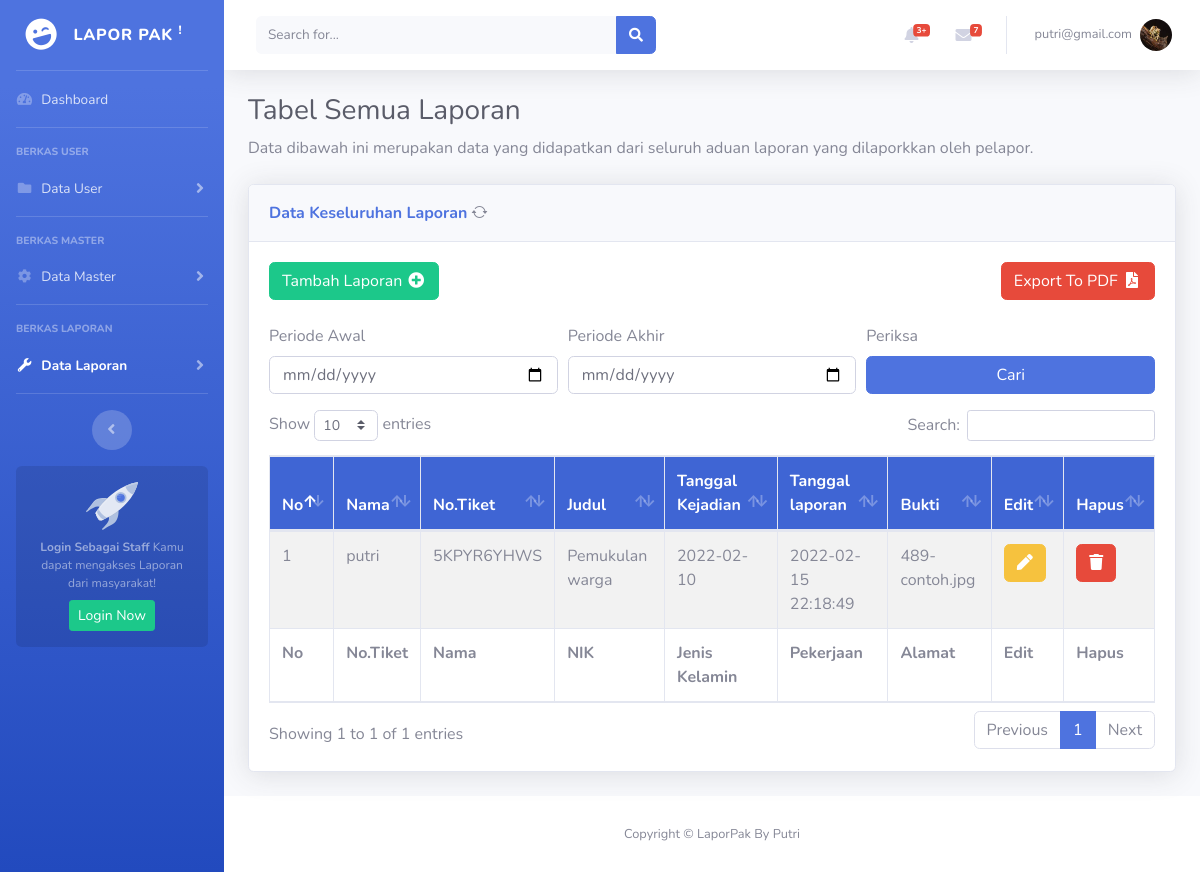
Page /superadmin/laporan-semua.php (signed in) on the earlier database version.
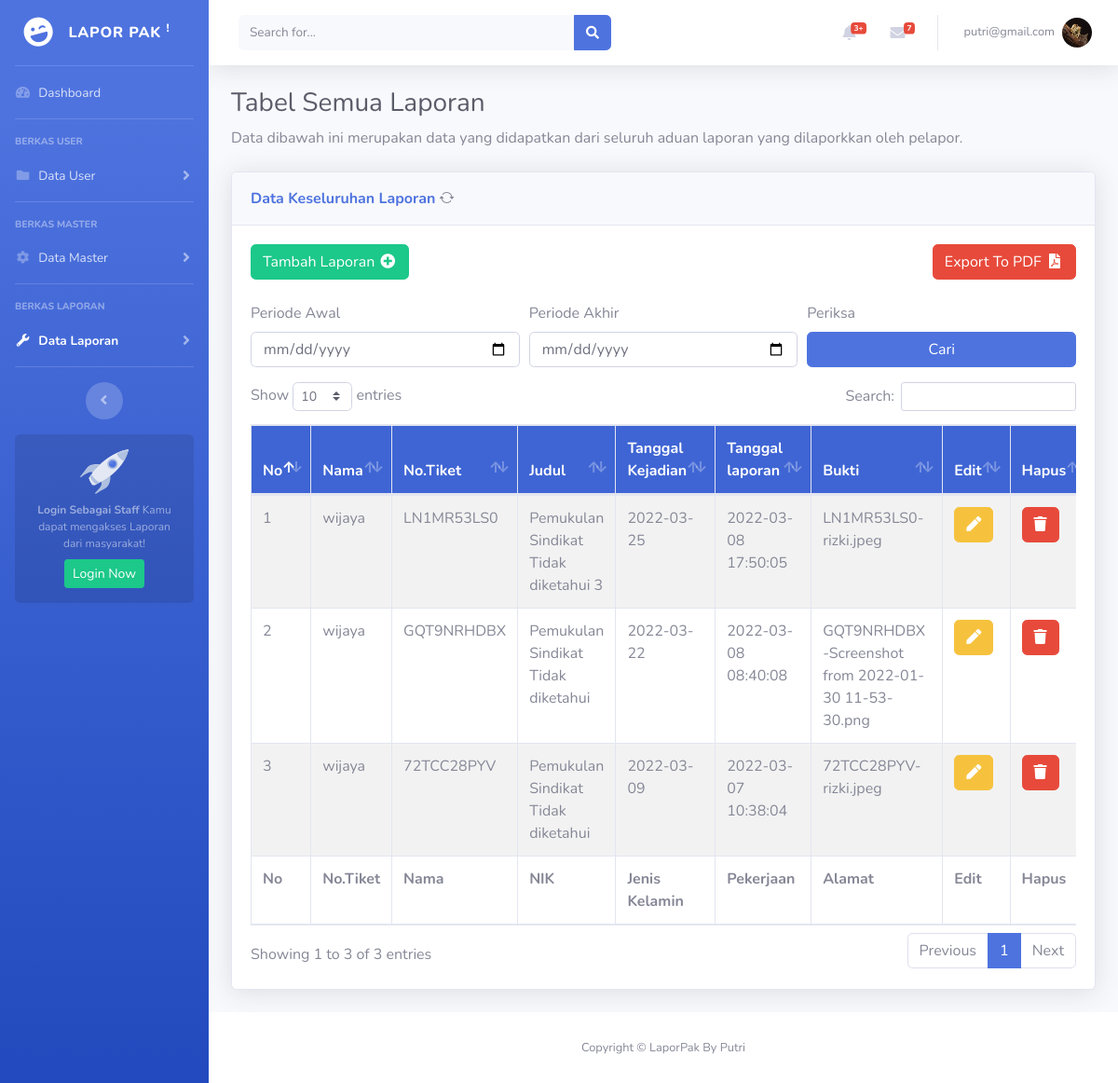
Same page on the later database version.
### tables this page shows
CREATE TABLE `detail_laporan` (
  `id_detail_laporan` int(11) NOT NULL,
  `id_klasifikasi` int(11) DEFAULT NULL,
  `no_tiket` varchar(300) DEFAULT NULL,
  `judul_laporan` text DEFAULT NULL,
  `isi_laporan` text DEFAULT NULL,
  `id_user` int(11) DEFAULT NULL,
  `tanggal_kejadian` date DEFAULT NULL,
  `lokasi_kejadian` text DEFAULT NULL,
  `tanggal` datetime DEFAULT current_timestamp(),
  `saksi` varchar(100) DEFAULT NULL,
  `lampiran_bukti` text DEFAULT NULL
);

CREATE TABLE `user` (
  `id_user` int(11) NOT NULL,
  `email` varchar(100) NOT NULL,
  `nama` varchar(100) NOT NULL,
  `jenis_kelamin` varchar(100) NOT NULL,
  `nik` int(200) NOT NULL,
  `alamat` text NOT NULL,
  `tmp_lahir` varchar(300) NOT NULL,
  `tgl_lahir` date NOT NULL,
  `no_tlp` varchar(15) NOT NULL,
  `agama` varchar(100) NOT NULL,
  `pekerjaan` varchar(100) NOT NULL,
  `foto` varchar(300) NOT NULL
);

### superadmin/laporan-semua.php (the view)
<?php
$page = "semua";
include 'header.php';
?>
<div class="container-fluid">
    <h1 class="h3 mb-2 text-gray-800">Tabel Semua Laporan</h1>
    <p class="mb-4">Data dibawah ini merupakan data yang didapatkan dari seluruh aduan laporan yang dilaporkkan oleh pelapor.</p>
    <div class="card shadow mb-4">
        <div class="card-header py-3">
            <a class="form-row d-flex justify-left">
                <a href="laporan-semua.php" class="m-0 font-weight-bold text-primary wa-20 ">Data Keseluruhan Laporan</a>
                <i class="bi bi-arrow-repeat"></i>
            </a>
        </div>
        <div class="card-body">
            <div class="table-responsive table-striped">
                <div class="d-flex justify-content-between">
                    <a class="btn btn-success w-15 " href="form-add-laporan.php">Tambah Laporan <i class="fas fa-fw fa-plus-circle"></i>
                    </a>
                    <a class="btn btn-danger w-15 " href="">Export To PDF <i class="fas fa-fw fa-file-pdf"></i>
                    </a>
                </div>
                <br>
                <form action="laporan-semua.php" method="get">
                    <div class="form-row">
                        <div class="form-group col-sm-4">
                            <label for="p_awal">Periode Awal</label>
                            <input type="date" class="form-control" name="p_awal" id="p_awal">
                        </div>
                        <div class="form-group col-sm-4">
                            <label for="p_akhir">Periode Akhir</label>
                            <input type="date" class="form-control" name="p_akhir" id="p_akhir">
                        </div>
                        <div class="form-group col-sm-4">
                            <label for="p_akhir">Periksa</label>
                            <input class="btn btn-primary btn-block  " name="mencari " type="submit" value="Cari">
                        </div>
                </form>
            </div>
            <table class="table table-bordered" id="dataTable" width="100%" cellspacing="0">
                <thead style="background-color: #3f65d4; color: #FFFFFF;">
                    <tr>
                        <th>No</th>
                        <th>Nama</th>
                        <th>No.Tiket</th>
                        <th>Judul</th>
                        <th>Tanggal Kejadian</th>
                        <th>Tanggal laporan</th>
                        <th>Bukti</th>
                        <th>Edit</th>
                        <th>Hapus</th>
                    </tr>
                <tfoot>
                    <tr>
                        <th>No</th>
                        <th>No.Tiket</th>
                        <th>Nama</th>
                        <th>NIK</th>
                        <th>Jenis Kelamin</th>
                        <th>Pekerjaan</th>
                        <th>Alamat</th>
                        <th>Edit</th>
                        <th>Hapus</th>
                    </tr>
                </tfoot>
                <tbody>
                    <?php
                    include "../koneksi.php";
                    if (isset($_GET['p_awal']) && isset($_GET['p_akhir'])) {
                        $query = mysqli_query($konek, "SELECT * FROM detail_laporan WHERE tanggal BETWEEN '" . $_GET['p_awal'] . "' and '" . $_GET['p_akhir'] . "'") or die("SQL Anda Salah");
                    } else {
                        $sql = "SELECT d.*, u.* FROM detail_laporan d JOIN user u WHERE d.id_user = u.id_user group by d.id_detail_laporan DESC";
                        $query = mysqli_query($konek, $sql) or die("SQL Anda Salah");
                    }
                    $nomor = 0;
                    while ($data = mysqli_fetch_array($query)) {
                        $nomor++;
                    ?>
                        <tr>
                            <td><?= $nomor ?></td>
                            <td><?= $data['nama'] ?></td>
                            <td><?= $data['no_tiket'] ?></td>
                            <td><?= $data['judul_laporan'] ?></td>
                            <td><?= $data['tanggal_kejadian'] ?></td>
                            <td><?= $data['tanggal'] ?></td>
                            <td><?= $data['lampiran_bukti'] ?></td>
                            <td><a href='form-update-laporan.php?no_tiket=<?php echo $data['no_tiket']; ?>' class='btn btn-warning '><i class="fas fa-pen"></i></a>
                            </td>
                            <td><a href='delete/laporan.php?no_tiket=<?php echo $data['no_tiket']; ?>' class='btn btn-danger '><i class="fas fa-trash"></i></a>
                            </td>
                        </tr>
                    <?php } ?>
                </tbody>
            </table>
        </div>
    </div>
</div>
</div>
</div>
<?php
include 'footer.php';
?>

### superadmin/header.php (shortened to what this page needs)
<?php
$email = $_SESSION['email'];
$foto = $_SESSION['foto'];
?>
<!DOCTYPE html>
<html lang="en">
<head>
    <link href="../Boostrap/boostrap/vendor/fontawesome-free/css/all.min.css" rel="stylesheet" type="text/css">
    <link rel="stylesheet" href="https://cdn.jsdelivr.net/npm/bootstrap-icons@1.7.0/font/bootstrap-icons.css">
    <link href="../Boostrap/boostrap/css/sb-admin-2.min.css" rel="stylesheet">
    <link href="../Boostrap/boostrap/vendor/datatables/dataTables.bootstrap4.min.css" rel="stylesheet">
</head>
<body id="page-top">
    <div id="wrapper">
        <ul class="navbar-nav bg-gradient-primary sidebar sidebar-dark accordion" id="accordionSidebar">
            <a class="sidebar-brand d-flex align-items-center justify-content-center" href="index.php">
                <div class="sidebar-brand-icon rotate-n-15">
                    <i class="fas fa-laugh-wink"></i>
                </div>
                <div class="sidebar-brand-text mx-3">LAPOR PAK <sup>!</sup></div>
            </a>
            <hr class="sidebar-divider my-0">
            <li class="nav-item <?php if ($page == "index") echo "active"; ?>">
                <a class="nav-link" href="index.php">
                    <i class="fas fa-fw fa-tachometer-alt"></i>
                    <span>Dashboard</span></a>
            </li>
            <hr class="sidebar-divider">
            <div class="sidebar-heading">
                Berkas User
            </div>
            <li class="nav-item <?php if ($page == "staff") {
                                    echo "active";
                                } elseif ($page == "kepala") {
                                    echo "active";
                                } elseif ($page == "user") {
                                    echo "active";
                                } elseif ($page == "su") {
                                    echo "active";
                                } else {
                                    echo "";
                                } ?>">
                <a class="nav-link collapsed" data-toggle="collapse" data-target="#collapsePages" aria-expanded="true" aria-controls="collapsePages">
                    <i class="fas fa-fw fa-folder"></i>
                    <span>Data User</span>
                </a>
            </li>
            <hr class="sidebar-divider">
            <div class="sidebar-heading">
                Berkas Master
            </div>
            <li class="nav-item <?php if ($page == "klasifikasi") {
                                    echo "active";
                                } elseif ($page == "status") {
                                    echo "active";
                                } elseif ($page == "tindakan") {
                                    echo "active";
                                }else {
                                    echo "";
                                } ?>">
                <a class="nav-link collapsed" href="#" data-toggle="collapse" data-target="#collapseTwo" aria-expanded="true" aria-controls="collapseTwo">
                    <i class="fas fa-fw fa-cog"></i>
                    <span>Data Master</span>
                </a>
            </li>
            <hr class="sidebar-divider">
            <div class="sidebar-heading">
                Berkas Laporan
            </div>
            <li class="nav-item <?php if ($page == "semua") {
                                    echo "active";
                                } elseif ($page == "hari") {
                                    echo "active";
                                } elseif ($page == "minggu") {
                                    echo "active";
                                } elseif ($page == "bulan") {
                                    echo "active";
                                } elseif ($page == "tahun") {
                                    echo "active";
                                } else {
                                    echo "";
                                } ?>">
                <a class="nav-link collapsed" href="#" data-toggle="collapse" data-target="#collapseUtilities" aria-expanded="true" aria-controls="collapseUtilities">
                    <i class="fas fa-fw fa-wrench"></i>
                    <span>Data Laporan</span>
                </a>
            </li>
            <hr class="sidebar-divider d-none d-md-block">
            <div class="text-center d-none d-md-inline">
                <button class="rounded-circle border-0" id="sidebarToggle"></button>
            </div>
            <div class="sidebar-card d-none d-lg-flex">
                <img class="sidebar-card-illustration mb-2" src="img/undraw_rocket.svg" alt="...">
                <p class="text-center mb-2"><strong>Login Sebagai Staff</strong> Kamu dapat mengakses Laporan dari
                    masyarakat!</p>
                <a class="btn btn-success btn-sm" href="index.php">Login Now</a>
            </div>
        </ul>
        <div id="content-wrapper" class="d-flex flex-column">
            <div id="content">
                <nav class="navbar navbar-expand navbar-light bg-white topbar mb-4 static-top shadow">
                    <form class="d-none d-sm-inline-block form-inline mr-auto ml-md-3 my-2 my-md-0 mw-100 navbar-search">
                        <div class="input-group">
                            <input type="text" class="form-control bg-light border-0 small" placeholder="Search for..." aria-label="Search" aria-describedby="basic-addon2">
                            <div class="input-group-append">
                                <button class="btn btn-primary" type="button">
                                    <i class="fas fa-search fa-sm"></i>
                                </button>
                            </div>
                        </div>
                    </form>
                    <ul class="navbar-nav ml-auto">
                        <li class="nav-item dropdown no-arrow mx-1">
                            <a class="nav-link dropdown-toggle" href="#" id="alertsDropdown" role="button" data-toggle="dropdown" aria-haspopup="true" aria-expanded="false">
                                <i class="fas fa-bell fa-fw"></i>
                                <span class="badge badge-danger badge-counter">3+</span>
                            </a>
                        </li>
                        <li class="nav-item dropdown no-arrow mx-1">
                            <a class="nav-link dropdown-toggle" href="#" id="messagesDropdown" role="button" data-toggle="dropdown" aria-haspopup="true" aria-expanded="false">
                                <i class="fas fa-envelope fa-fw"></i>
                                <span class="badge badge-danger badge-counter">7</span>
                            </a>
                        </li>
                        <li class="nav-item dropdown no-arrow">
                            <a class="nav-link dropdown-toggle" href="#" id="userDropdown" role="button" data-toggle="dropdown" aria-haspopup="true" aria-expanded="false">
                                <span class="mr-2 d-none d-lg-inline text-gray-600 small"><?= $email ?></span>
                                <img class="img-profile rounded-circle" src="../assets/img/foto/<?= $foto ?>">
                            </a>
                        </li>
                    </ul>
                </nav>

### superadmin/footer.php (shortened to what this page needs)
<footer class="sticky-footer bg-white">
    <div class="container my-auto">
        <div class="copyright text-center my-auto">
            <span>Copyright &copy; LaporPak By Putri</span>
        </div>
    </div>
</footer>
</div>
</body>
</html>

Differences in the rows shown:
removed detail_laporan: id_user.nama "putri", no_tiket "5KPYR6YHWS", judul_laporan "Pemukulan warga", tanggal_kejadian "2022-02-10", tanggal "2022-02-15 22:18:49", lampiran_bukti "489-contoh.jpg"
added detail_laporan: id_user.nama "wijaya", no_tiket "LN1MR53LS0", judul_laporan "Pemukulan Sindikat Tidak diketahui 3", tanggal_kejadian "2022-03-25", tanggal "2022-03-08 17:50:05", lampiran_bukti "LN1MR53LS0-rizki.jpeg"
added detail_laporan: id_user.nama "wijaya", no_tiket "GQT9NRHDBX", judul_laporan "Pemukulan Sindikat Tidak diketahui", tanggal_kejadian "2022-03-22", tanggal "2022-03-08 08:40:08", lampiran_bukti "GQT9NRHDBX-Screenshot from 2022-01-30 11-53-30.png"
added detail_laporan: id_user.nama "wijaya", no_tiket "72TCC28PYV", judul_laporan "Pemukulan Sindikat Tidak diketahui", tanggal_kejadian "2022-03-09", tanggal "2022-03-07 10:38:04", lampiran_bukti "72TCC28PYV-rizki.jpeg"
Other differences:
text written by a page script: "Show entries Search: Showing 1 to 1 of 1 entries Previous 1 Next" → "Show entries Search: Showing 1 to 3 of 3 entries Previous 1 Next"
